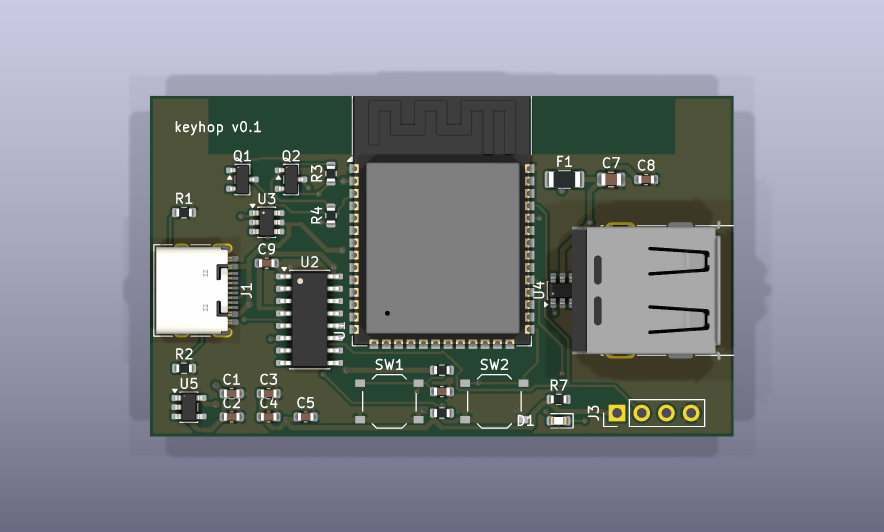
#> input picture hardware/renders/keyhop-top.png, 1768 x 1064 px (shown at 1/2 size)
$ python label_top.py ../renders/keyhop-top.png ../renders/keyhop-top.png
#> lines starting #> are read from the running program, lines starting #| are printed output that depends on the picture
"""Add callout labels to renders/keyhop-top.png -> renders/keyhop-top-labelled.png.

Needs Pillow. Board placement (mm) comes from build_pcb.py's PLACE table;
the render maps board x 100..160 mm, y 100..135 mm onto pixels detected
from the image. High-contrast black/white only (no colour coding).

usage: python label_top.py <keyhop-top.png> <out.png>
"""
import sys

from PIL import Image, ImageDraw, ImageFont

SRC, OUT = sys.argv[1], sys.argv[2]
BOARD_MM = (100.0, 100.0, 160.0, 135.0)

LEFT = [  # (designators, description, target mm)
    ("Q1/Q2, R3/R4", "auto-reset: flash without buttons", (112.0, 108.6)),
    ("R1/R2", "USB-C resistors: ask for 5 V", (103.5, 112.0)),
    ("U3", "ESD protection, USB-C data", (112.0, 113.0)),
    ("C9", "CH340C decoupling capacitor", (112.0, 117.2)),
    ("J1", "USB-C: power in + flashing/logs", (102.0, 120.0)),
    ("U2", "CH340C USB-to-serial chip", (116.4, 123.0)),
    ("U5", "5 V to 3.3 V regulator", (104.0, 132.0)),
    ("C1-C5", "power supply capacitors", (110.3, 131.8)),
]
RIGHT = [
    ("F1", "500 mA fuse for keyboard power", (142.6, 108.6)),
    ("C7/C8", "keyboard 5 V capacitors", (149.2, 108.6)),
    ("U4", "ESD protection, keyboard data", (142.4, 120.0)),
    ("J2", "USB-A: plug the keyboard in here", (156.0, 120.0)),
    ("R7 + D1", "green status LED", (142.0, 132.3)),
    ("J3", "UART header (not fitted)", (151.8, 132.6)),
]
TOP = [
    ("Antenna", "keep metal and copper away", (122.0, 103.0), 0.12),
    ("U1", "ESP32-S3 module: Bluetooth LE + USB host", (134.0, 112.0), 0.80),
]
BOTTOM = [
    ("SW1", "RESET button", (124.6, 131.4), 0.36),
    ("R5/C6/R6", "EN/BOOT pull-ups", (130.0, 130.4), 0.52),
    ("SW2", "BOOT button", (135.4, 131.4), 0.68),
]

FONT = "/System/Library/Fonts/Supplemental/Arial.ttf"
BOLD = "/System/Library/Fonts/Supplemental/Arial Bold.ttf"
f_reg = ImageFont.truetype(FONT, 24)
f_bold = ImageFont.truetype(BOLD, 24)
f_title = ImageFont.truetype(BOLD, 34)
f_small = ImageFont.truetype(FONT, 20)


def board_bbox(im):
    px = im.load()
    w, h = im.size
    xs, ys = [], []
    for y in range(0, h, 2):
        for x in range(0, w, 2):
            r, g, b = px[x, y]
            if (r + g + b) / 3 < 120 and g >= b - 5:
                xs.append(x)
                ys.append(y)
    return min(xs), min(ys), max(xs), max(ys)


src = Image.open(SRC).convert("RGB")
bx0, by0, bx1, by1 = board_bbox(src)
#> after the loop in board_bbox, `for y in range(0, h, 2):`: xs = 138837 items
#> bx0 = 300; by0 = 192; bx1 = 1466; by1 = 872
# crop the render's wide background to a band around the board
PAD_X, PAD_Y = 60, 140
src = src.crop((bx0 - PAD_X, by0 - PAD_Y, bx1 + PAD_X, by1 + PAD_Y))
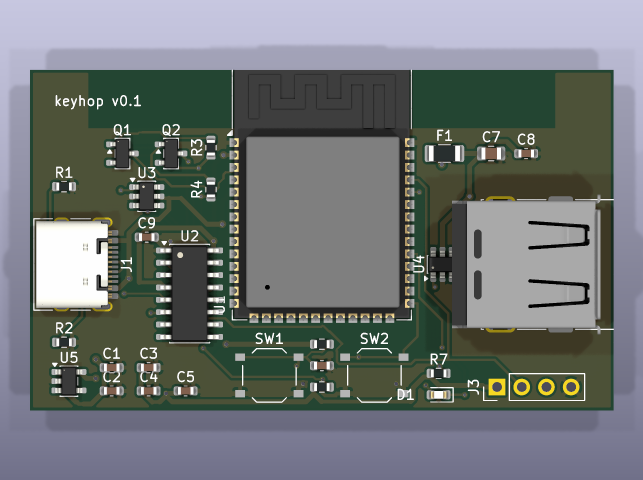
#> src: PIL image 1286x960 RGB (shown at 1/2 size); mean R, G, B 110.8, 116.2, 116
bx0, by0, bx1, by1 = PAD_X, PAD_Y, PAD_X + (bx1 - bx0), PAD_Y + (by1 - by0)
#> bx0 = 60; by0 = 140; bx1 = 1226; by1 = 820
ML, MR, MT, MB = 580, 560, 90, 110
canvas = Image.new("RGB", (src.width + ML + MR, src.height + MT + MB), "white")
#> canvas: PIL image 2426x1160 RGB; every value is 255
canvas.paste(src, (ML, MT))
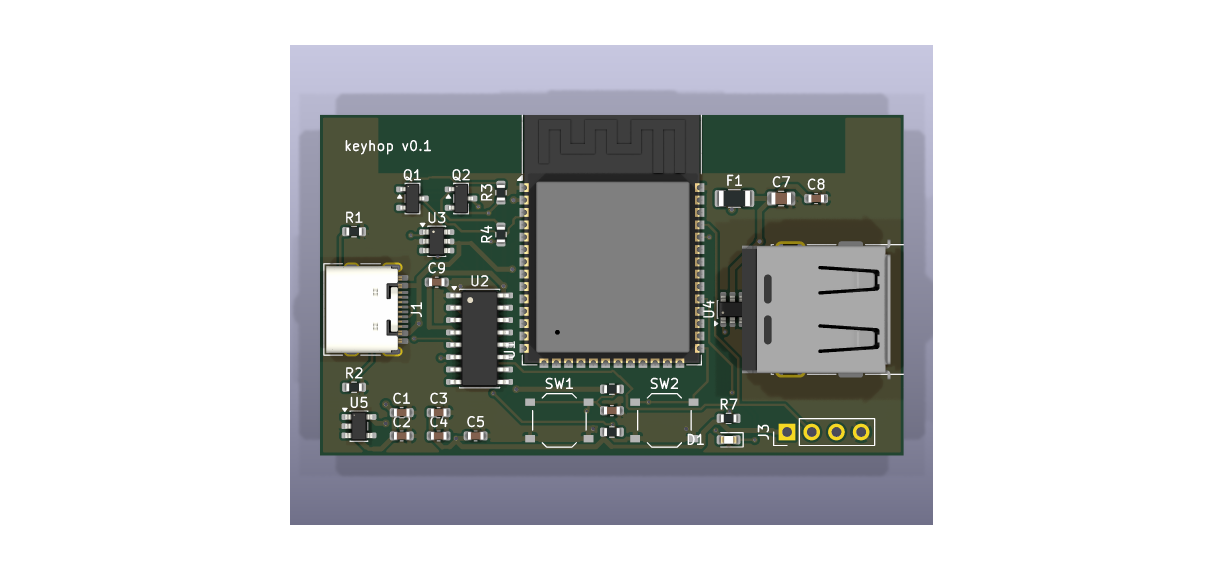
#> canvas: PIL image 2426x1160 RGB (shown at 1/2 size); mean R, G, B 191.8, 194.1, 194
d = ImageDraw.Draw(canvas)
sx = (bx1 - bx0) / (BOARD_MM[2] - BOARD_MM[0])
#> sx = 19.43
sy = (by1 - by0) / (BOARD_MM[3] - BOARD_MM[1])
#> sy = 19.43


def to_px(mm):
    return (ML + bx0 + (mm[0] - BOARD_MM[0]) * sx, MT + by0 + (mm[1] - BOARD_MM[1]) * sy)


def label_size(des, desc):
    a = d.textlength(des + "  ", font=f_bold)
    b = d.textlength(desc, font=f_reg)
    return a + b


def draw_label(x, y, des, desc, align):
    w = label_size(des, desc)
    left = x - w if align == "right" else (x - w / 2 if align == "center" else x)
    d.text((left, y), des + "  ", font=f_bold, fill="black", anchor="lm")
    d.text((left + d.textlength(des + "  ", font=f_bold), y), desc, font=f_reg, fill="black", anchor="lm")
    return left, left + w


def leader(p0, p1):
    d.line([p0, p1], fill="white", width=6)
    d.line([p0, p1], fill="black", width=2)
    x, y = p1
    d.ellipse([x - 8, y - 8, x + 8, y + 8], fill="white")
    d.ellipse([x - 5, y - 5, x + 5, y + 5], fill="black")


board_top, board_bot = MT + by0, MT + by1
#> board_top = 230; board_bot = 910
board_left, board_right = ML + bx0, ML + bx1
#> board_left = 640; board_right = 1806


def column(items, side):
#> called with side = 'left'
    items = sorted(items, key=lambda it: it[2][1])
    n = len(items)
    span_top, span_bot = board_top + 20, board_bot - 20
#> span_top = 250; span_bot = 890
    for i, (des, desc, mm) in enumerate(items):
        y = span_top + (span_bot - span_top) * (i / (n - 1) if n > 1 else 0.5)
        if side == "left":
            tx = board_left - 70
            draw_label(tx, y, des, desc, "right")
            leader((tx + 12, y), to_px(mm))
        else:
            tx = board_right + 70
            draw_label(tx, y, des, desc, "left")
            leader((tx - 12, y), to_px(mm))
#> this loop made 8 passes


column(LEFT, "left")
column(RIGHT, "right")
#> the loop in column (call 2), `for i, (des, desc, mm) in enumerate(items):` made 6 passes

for des, desc, mm, frac in TOP:
    x = board_left + (board_right - board_left) * frac
    y = board_top - 70
    draw_label(x, y, des, desc, "center")
    leader((x, y + 18), to_px(mm))
#> this loop made 2 passes
#> (w in draw_label, left in draw_label) on passes 1 to 2: (464.8, 547.5), (572.7, 1286.4)

for des, desc, mm, frac in BOTTOM:
    x = board_left + (board_right - board_left) * frac
    y = board_bot + 70 + (40 if des == "R5/C6/R6" else 0)
    draw_label(x, y, des, desc, "center")
    leader((x, y - 18), to_px(mm))
#> this loop made 3 passes
#> (w in draw_label, left in draw_label) on passes 1 to 3: (233.2, 943.2), (340.1, 1076.3), (224.8, 1320.5)

d.text((40, 45), "keyhop v0.1: top view (60 x 35 mm, 2-layer)", font=f_title, fill="black", anchor="lm")
d.text((40, canvas.height - 45),
       "USB socket 3D models are close stand-ins; buttons shown as outlines. "
       "Labels: designator (bold) + what it does.",
       font=f_small, fill="black", anchor="lm")
canvas.save(OUT)
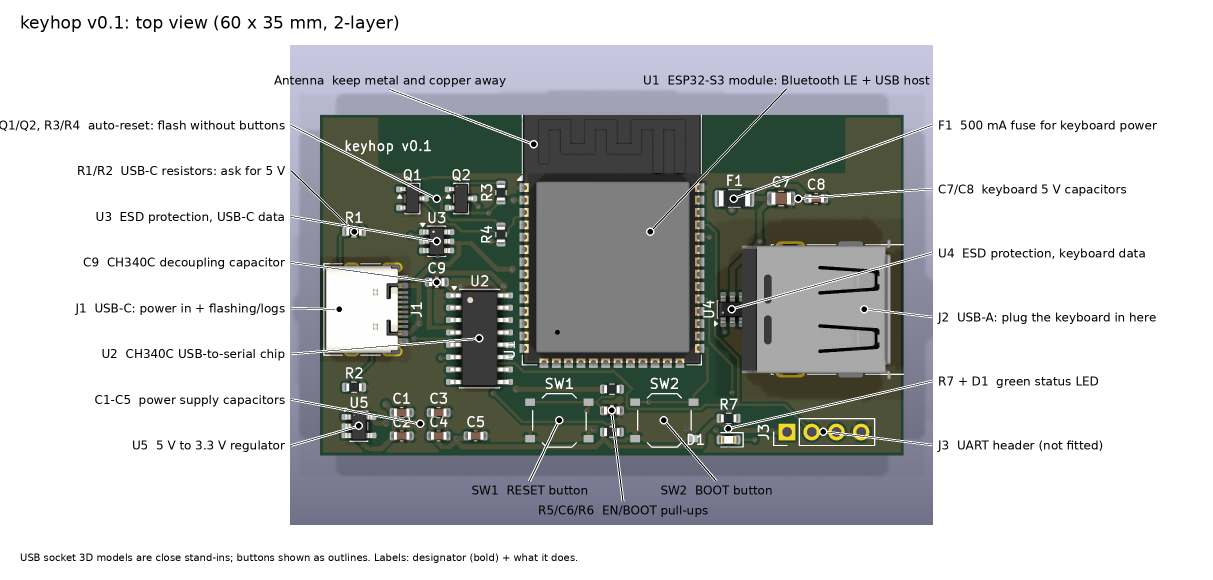
#> saved as keyhop-top.png: PIL image 2426x1160 RGB (shown at 1/2 size); mean R, G, B 188.9, 191.2, 191.1
print("saved", OUT, canvas.size)
#| saved ../renders/keyhop-top.png (2426, 1160)

$ run again, with hardware/renders/keyhop-3d.png copied over hardware/renders/keyhop-top.png
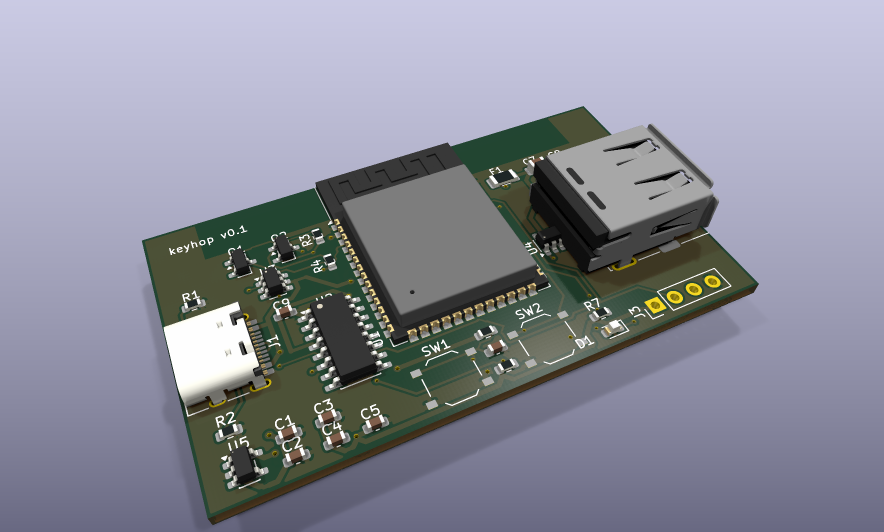
#> input picture hardware/renders/keyhop-3d.png, 1768 x 1064 px (shown at 1/2 size)
#> after the loop in board_bbox, `for y in range(0, h, 2):`: xs = 103456 items
#> `bx0, by0, bx1, by1 = board_bbox(src)`: bx0 = 284; by0 = 212; bx1 = 1516; by1 = 1048
#> `src = src.crop((bx0 - PAD_X, by0 - PAD_Y, bx1 + PAD_X, by1 + PAD_Y))`:
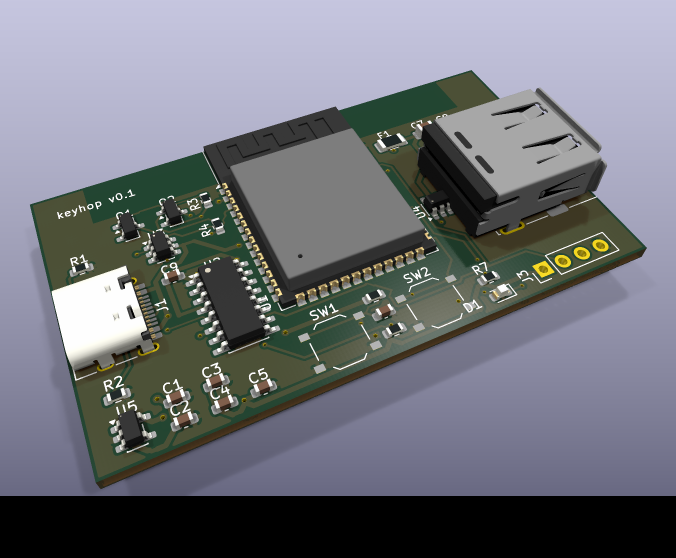
#> src: PIL image 1352x1116 RGB (shown at 1/2 size); mean R, G, B 113, 115.3, 122.7
#> `bx0, by0, bx1, by1 = PAD_X, PAD_Y, PAD_X + (bx1 - bx0), PAD_Y + (by1 -..`: bx0 = 60; by0 = 140; bx1 = 1292; by1 = 976
#> sx = 20.53
#> sy = 23.89
#> board_top = 230; board_bot = 1066
#> board_left = 640; board_right = 1872
#> span_top = 250; span_bot = 1046
#> the loop in column, `for i, (des, desc, mm) in enumerate(items):` made 8 passes
#> the loop in column (call 2), `for i, (des, desc, mm) in enumerate(items):` made 6 passes
#> the loop `for des, desc, mm, frac in TOP:` made 2 passes
#> (w in draw_label, left in draw_label) on passes 1 to 2: (464.8, 555.4), (572.7, 1339.2)
#> the loop `for des, desc, mm, frac in BOTTOM:` made 3 passes
#> (w in draw_label, left in draw_label) on passes 1 to 3: (233.2, 966.9), (340.1, 1110.6), (224.8, 1365.4)
#> `canvas.save(OUT)`:
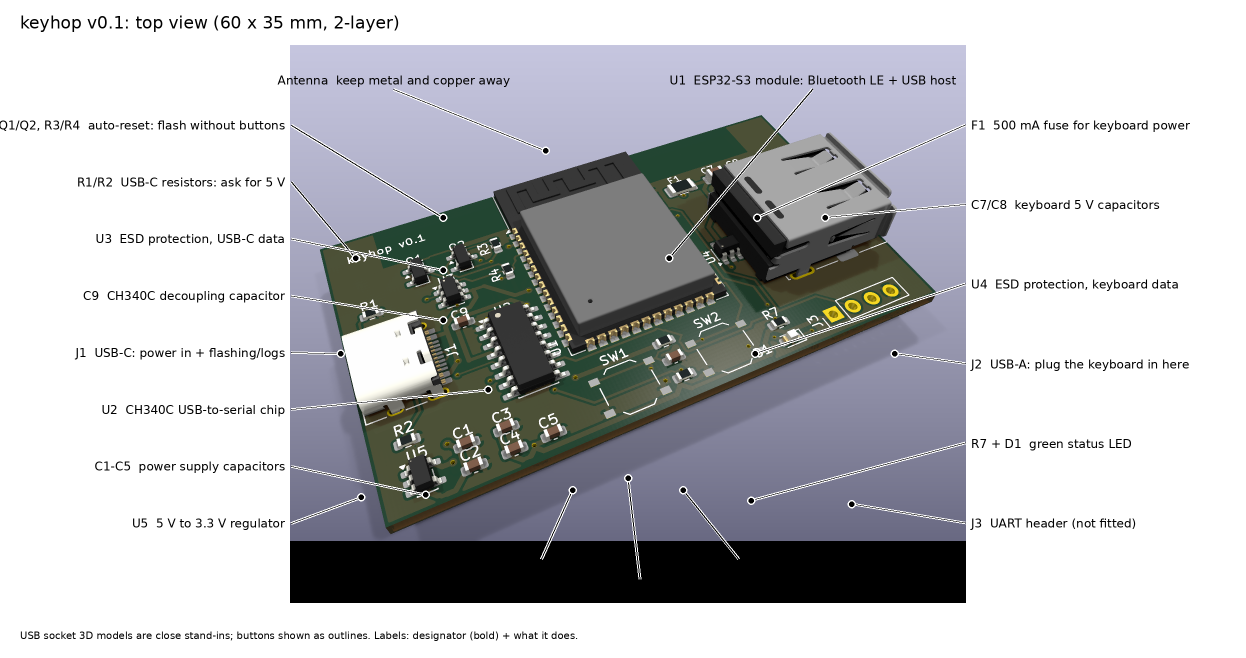
#> saved as keyhop-top.png: PIL image 2492x1316 RGB (shown at 1/2 size); mean R, G, B 187.2, 188.3, 191.6
#| saved ../renders/keyhop-top.png (2492, 1316)

$ run again, with hardware/renders/keyhop-bottom.png copied over hardware/renders/keyhop-top.png
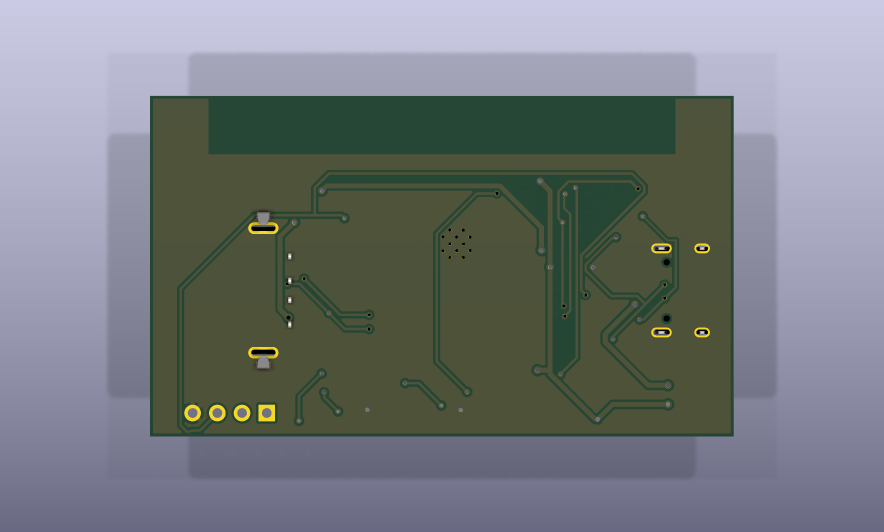
#> input picture hardware/renders/keyhop-bottom.png, 1768 x 1064 px (shown at 1/2 size)
#> after the loop in board_bbox, `for y in range(0, h, 2):`: xs = 196756 items
#> `bx0, by0, bx1, by1 = board_bbox(src)`: bx0 = 300; by0 = 192; bx1 = 1466; by1 = 872
#> `src = src.crop((bx0 - PAD_X, by0 - PAD_Y, bx1 + PAD_X, by1 + PAD_Y))`:
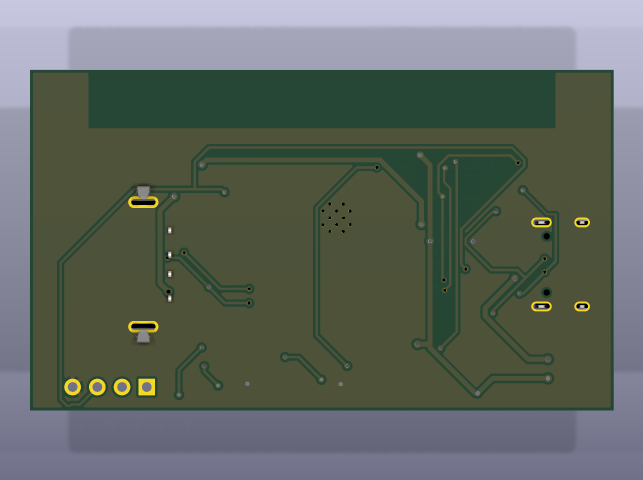
#> src: PIL image 1286x960 RGB (shown at 1/2 size); mean R, G, B 95.1, 102.9, 95.6
#> `bx0, by0, bx1, by1 = PAD_X, PAD_Y, PAD_X + (bx1 - bx0), PAD_Y + (by1 -..`: bx0 = 60; by0 = 140; bx1 = 1226; by1 = 820
#> sx = 19.43
#> board_top = 230; board_bot = 910
#> board_left = 640; board_right = 1806
#> span_top = 250; span_bot = 890
#> the loop in column, `for i, (des, desc, mm) in enumerate(items):` made 8 passes
#> the loop in column (call 2), `for i, (des, desc, mm) in enumerate(items):` made 6 passes
#> the loop `for des, desc, mm, frac in TOP:` made 2 passes
#> (w in draw_label, left in draw_label) on passes 1 to 2: (464.8, 547.5), (572.7, 1286.4)
#> the loop `for des, desc, mm, frac in BOTTOM:` made 3 passes
#> (w in draw_label, left in draw_label) on passes 1 to 3: (233.2, 943.2), (340.1, 1076.3), (224.8, 1320.5)
#> `canvas.save(OUT)`:
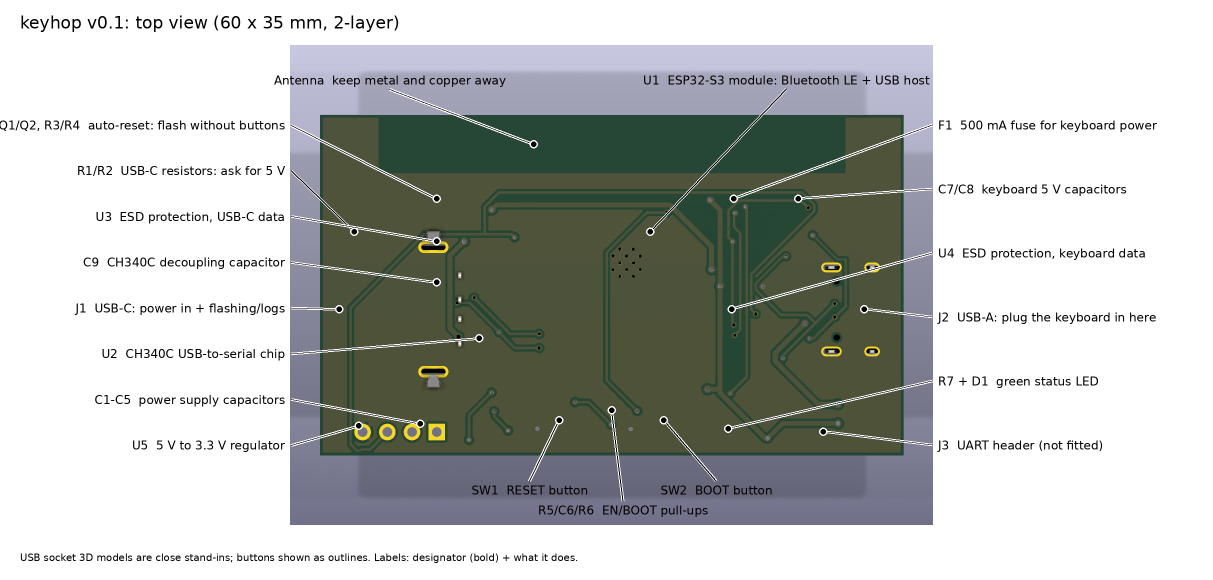
#> saved as keyhop-top.png: PIL image 2426x1160 RGB (shown at 1/2 size); mean R, G, B 182.2, 185.6, 182.5
#| saved ../renders/keyhop-top.png (2426, 1160)
